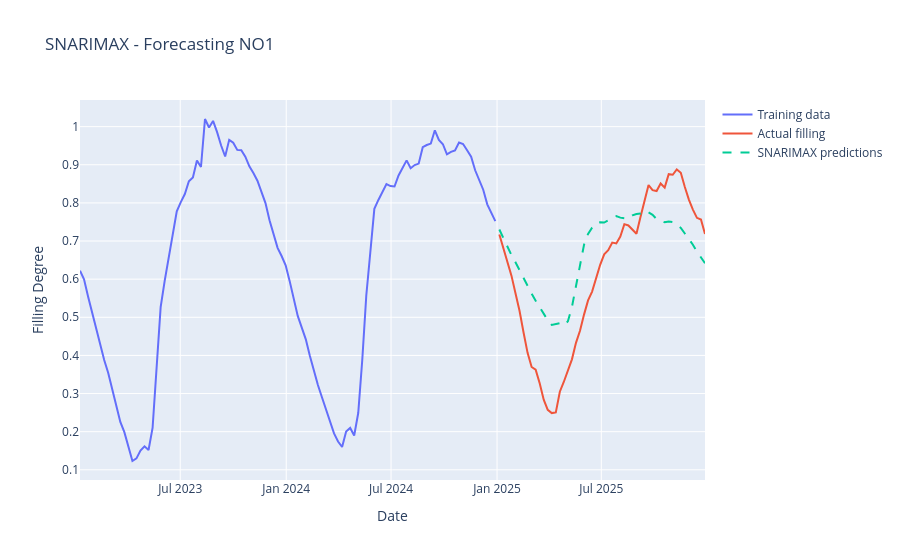

Notebook code cell kept with this figure:
### Code cell
fig = go.Figure()

# Historical training data
fig.add_trace(go.Scatter(
    x=train_data.index,
    y=train_data["filling_degree"],
    mode="lines",
    name="Training data"
))

# Actual test data
fig.add_trace(go.Scatter(
    x=test_data.index,
    y=test_data["filling_degree"],
    mode="lines",
    name="Actual filling"
))

# SNARIMAX predictions
fig.add_trace(go.Scatter(
    x=test_data.index,
    y=np.clip(predictions, 0, 1),
    mode="lines",
    name="SNARIMAX predictions",
    line=dict(dash="dash")
))

fig.update_layout(
    title="SNARIMAX - Forecasting NO1",
    xaxis_title="Date",
    yaxis_title="Filling Degree",
    hovermode="x unified"
)

fig.show()
